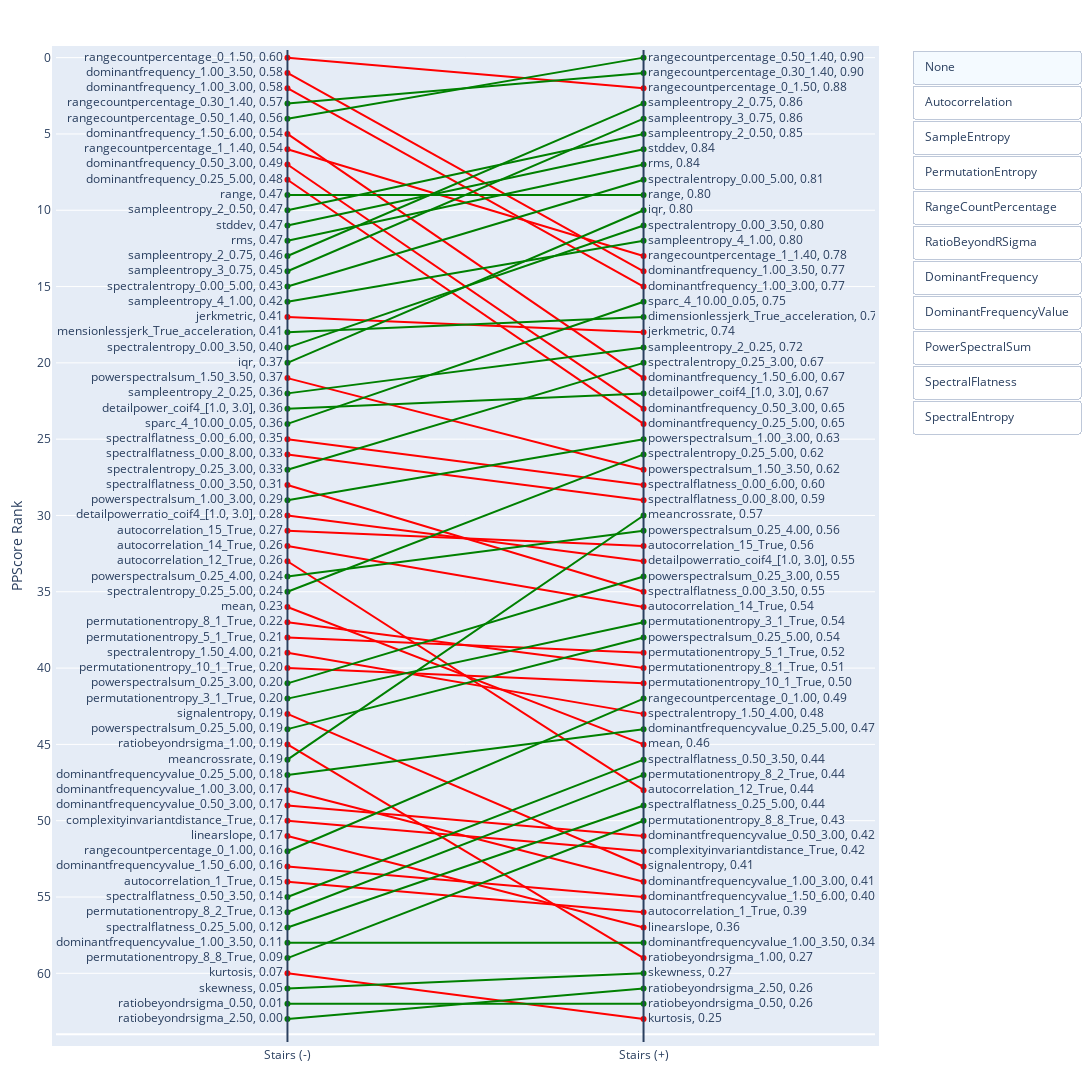

This figure's notebook cell:
### Code cell
fig = go.Figure()

n = pps.shape[0]
clrs = []

for _, stuff in pps.iterrows():
    ft, p1, r1, p2, r2 = stuff
    
    clrs.append('red' if r1 < r2 else 'green')
    
    fig.add_trace(go.Scatter(
        x=[0, 1], y=[n-r1, n-r2],
        mode='lines+markers+text',
        text=[f'{ft}, {p1:.2f}', f'{ft}, {p2:.2f}'], 
        textposition=['middle left', 'middle right'],
        line={'color': clrs[-1]},
        hoverinfo='none'
    ))

fig.add_shape(type='line', x0=0, x1=0, y0=0, y1=1, xref='x', yref='paper')
fig.add_shape(type='line', x0=1, x1=1, y0=0, y1=1, xref='x', yref='paper')

fig.update_xaxes(range=[-0.65, 1.65], tickvals=[0, 1], ticktext=['Stairs (-)', 'Stairs (+)'])
fig.update_yaxes(
    title_text='PPScore Rank',
    range=[-0.5, n + 0.5], 
    tickvals=np.arange(n % 5, n + 1, 5), 
    ticktext=np.arange(0, n, 5)[::-1])

fig.update_layout(
    showlegend=False,
    autosize=False,
    width=1100,
    height=1500,
    margin=dict(
        l=50,
        r=50,
        b=50,
        t=50,
        pad=4
    )
)

buttons = [
    dict(args=['opacity', 1], label='None', method='restyle')
]
for mpf in mp_feats:
    buttons.append({
        'label': mpf,
        'method': 'restyle',
        'args': [
            {'opacity': [1 if mpf.lower() in i else 0.3 for i in pps.x]}
        ]
    })



fig.update_layout(
    updatemenus=[
        dict(
            type="buttons",
            direction="down",
            active=0,
            x=1.25,
            y=1,
            buttons=buttons
            )
    ])

fig.write_html("ppscore_rank_slopeplot.html")

fig.show()

### Figure 1 — Plotly figure (JSON) as saved in the notebook; plotly's stock layout.template omitted (floating-point values rounded to 4 significant figures)
{"data": [{"hoverinfo": "none", "line": {"color": "red"}, "mode": "lines+markers+text", "opacity": 1, "text": ["rangecountpercentage_0_1.50, 0.60", "rangecountpercentage_0_1.50, 0.88"], "textposition": ["middle left", "middle right"], "type": "scatter", "x": [0, 1], "y": [64, 62]}, {"hoverinfo": "none", "line": {"color": "red"}, "mode": "lines+markers+text", "opacity": 1, "text": ["dominantfrequency_1.00_3.50, 0.58", "dominantfrequency_1.00_3.50, 0.77"], "textposition": ["middle left", "middle right"], "type": "scatter", "x": [0, 1], "y": [63, 50]}, {"hoverinfo": "none", "line": {"color": "red"}, "mode": "lines+markers+text", "opacity": 1, "text": ["dominantfrequency_1.00_3.00, 0.58", "dominantfrequency_1.00_3.00, 0.77"], "textposition": ["middle left", "middle right"], "type": "scatter", "x": [0, 1], "y": [62, 49]}, {"hoverinfo": "none", "line": {"color": "green"}, "mode": "lines+markers+text", "opacity": 1, "text": ["rangecountpercentage_0.30_1.40, 0.57", "rangecountpercentage_0.30_1.40, 0.90"], "textposition": ["middle left", "middle right"], "type": "scatter", "x": [0, 1], "y": [61, 63]}, {"hoverinfo": "none", "line": {"color": "green"}, "mode": "lines+markers+text", "opacity": 1, "text": ["rangecountpercentage_0.50_1.40, 0.56", "rangecountpercentage_0.50_1.40, 0.90"], "textposition": ["middle left", "middle right"], "type": "scatter", "x": [0, 1], "y": [60, 64]}, {"hoverinfo": "none", "line": {"color": "red"}, "mode": "lines+markers+text", "opacity": 1, "text": ["dominantfrequency_1.50_6.00, 0.54", "dominantfrequency_1.50_6.00, 0.67"], "textposition": ["middle left", "middle right"], "type": "scatter", "x": [0, 1], "y": [59, 43]}, {"hoverinfo": "none", "line": {"color": "red"}, "mode": "lines+markers+text", "opacity": 1, "text": ["rangecountpercentage_1_1.40, 0.54", "rangecountpercentage_1_1.40, 0.78"], "textposition": ["middle left", "middle right"], "type": "scatter", "x": [0, 1], "y": [58, 51]}, {"hoverinfo": "none", "line": {"color": "red"}, "mode": "lines+markers+text", "opacity": 1, "text": ["dominantfrequency_0.50_3.00, 0.49", "dominantfrequency_0.50_3.00, 0.65"], "textposition": ["middle left", "middle right"], "type": "scatter", "x": [0, 1], "y": [57, 41]}, {"hoverinfo": "none", "line": {"color": "red"}, "mode": "lines+markers+text", "opacity": 1, "text": ["dominantfrequency_0.25_5.00, 0.48", "dominantfrequency_0.25_5.00, 0.65"], "textposition": ["middle left", "middle right"], "type": "scatter", "x": [0, 1], "y": [56, 40]}, {"hoverinfo": "none", "line": {"color": "green"}, "mode": "lines+markers+text", "opacity": 1, "text": ["range, 0.47", "range, 0.80"], "textposition": ["middle left", "middle right"], "type": "scatter", "x": [0, 1], "y": [55, 55]}, {"hoverinfo": "none", "line": {"color": "green"}, "mode": "lines+markers+text", "opacity": 1, "text": ["sampleentropy_2_0.50, 0.47", "sampleentropy_2_0.50, 0.85"], "textposition": ["middle left", "middle right"], "type": "scatter", "x": [0, 1], "y": [54, 59]}, {"hoverinfo": "none", "line": {"color": "green"}, "mode": "lines+markers+text", "opacity": 1, "text": ["stddev, 0.47", "stddev, 0.84"], "textposition": ["middle left", "middle right"], "type": "scatter", "x": [0, 1], "y": [53, 58]}, {"hoverinfo": "none", "line": {"color": "green"}, "mode": "lines+markers+text", "opacity": 1, "text": ["rms, 0.47", "rms, 0.84"], "textposition": ["middle left", "middle right"], "type": "scatter", "x": [0, 1], "y": [52, 57]}, {"hoverinfo": "none", "line": {"color": "green"}, "mode": "lines+markers+text", "opacity": 1, "text": ["sampleentropy_2_0.75, 0.46", "sampleentropy_2_0.75, 0.86"], "textposition": ["middle left", "middle right"], "type": "scatter", "x": [0, 1], "y": [51, 61]}, {"hoverinfo": "none", "line": {"color": "green"}, "mode": "lines+markers+text", "opacity": 1, "text": ["sampleentropy_3_0.75, 0.45", "sampleentropy_3_0.75, 0.86"], "textposition": ["middle left", "middle right"], "type": "scatter", "x": [0, 1], "y": [50, 60]}, {"hoverinfo": "none", "line": {"color": "green"}, "mode": "lines+markers+text", "opacity": 1, "text": ["spectralentropy_0.00_5.00, 0.43", "spectralentropy_0.00_5.00, 0.81"], "textposition": ["middle left", "middle right"], "type": "scatter", "x": [0, 1], "y": [49, 56]}, {"hoverinfo": "none", "line": {"color": "green"}, "mode": "lines+markers+text", "opacity": 1, "text": ["sampleentropy_4_1.00, 0.42", "sampleentropy_4_1.00, 0.80"], "textposition": ["middle left", "middle right"], "type": "scatter", "x": [0, 1], "y": [48, 52]}, {"hoverinfo": "none", "line": {"color": "red"}, "mode": "lines+markers+text", "opacity": 1, "text": ["jerkmetric, 0.41", "jerkmetric, 0.74"], "textposition": ["middle left", "middle right"], "type": "scatter", "x": [0, 1], "y": [47, 46]}, {"hoverinfo": "none", "line": {"color": "green"}, "mode": "lines+markers+text", "opacity": 1, "text": ["dimensionlessjerk_True_acceleration, 0.41", "dimensionlessjerk_True_acceleration, 0.74"], "textposition": ["middle left", "middle right"], "type": "scatter", "x": [0, 1], "y": [46, 47]}, {"hoverinfo": "none", "line": {"color": "green"}, "mode": "lines+markers+text", "opacity": 1, "text": ["spectralentropy_0.00_3.50, 0.40", "spectralentropy_0.00_3.50, 0.80"], "textposition": ["middle left", "middle right"], "type": "scatter", "x": [0, 1], "y": [45, 53]}, {"hoverinfo": "none", "line": {"color": "green"}, "mode": "lines+markers+text", "opacity": 1, "text": ["iqr, 0.37", "iqr, 0.80"], "textposition": ["middle left", "middle right"], "type": "scatter", "x": [0, 1], "y": [44, 54]}, {"hoverinfo": "none", "line": {"color": "red"}, "mode": "lines+markers+text", "opacity": 1, "text": ["powerspectralsum_1.50_3.50, 0.37", "powerspectralsum_1.50_3.50, 0.62"], "textposition": ["middle left", "middle right"], "type": "scatter", "x": [0, 1], "y": [43, 37]}, {"hoverinfo": "none", "line": {"color": "green"}, "mode": "lines+markers+text", "opacity": 1, "text": ["sampleentropy_2_0.25, 0.36", "sampleentropy_2_0.25, 0.72"], "textposition": ["middle left", "middle right"], "type": "scatter", "x": [0, 1], "y": [42, 45]}, {"hoverinfo": "none", "line": {"color": "green"}, "mode": "lines+markers+text", "opacity": 1, "text": ["detailpower_coif4_[1.0, 3.0], 0.36", "detailpower_coif4_[1.0, 3.0], 0.67"], "textposition": ["middle left", "middle right"], "type": "scatter", "x": [0, 1], "y": [41, 42]}, {"hoverinfo": "none", "line": {"color": "green"}, "mode": "lines+markers+text", "opacity": 1, "text": ["sparc_4_10.00_0.05, 0.36", "sparc_4_10.00_0.05, 0.75"], "textposition": ["middle left", "middle right"], "type": "scatter", "x": [0, 1], "y": [40, 48]}, {"hoverinfo": "none", "line": {"color": "red"}, "mode": "lines+markers+text", "opacity": 1, "text": ["spectralflatness_0.00_6.00, 0.35", "spectralflatness_0.00_6.00, 0.60"], "textposition": ["middle left", "middle right"], "type": "scatter", "x": [0, 1], "y": [39, 36]}, {"hoverinfo": "none", "line": {"color": "red"}, "mode": "lines+markers+text", "opacity": 1, "text": ["spectralflatness_0.00_8.00, 0.33", "spectralflatness_0.00_8.00, 0.59"], "textposition": ["middle left", "middle right"], "type": "scatter", "x": [0, 1], "y": [38, 35]}, {"hoverinfo": "none", "line": {"color": "green"}, "mode": "lines+markers+text", "opacity": 1, "text": ["spectralentropy_0.25_3.00, 0.33", "spectralentropy_0.25_3.00, 0.67"], "textposition": ["middle left", "middle right"], "type": "scatter", "x": [0, 1], "y": [37, 44]}, {"hoverinfo": "none", "line": {"color": "red"}, "mode": "lines+markers+text", "opacity": 1, "text": ["spectralflatness_0.00_3.50, 0.31", "spectralflatness_0.00_3.50, 0.55"], "textposition": ["middle left", "middle right"], "type": "scatter", "x": [0, 1], "y": [36, 29]}, {"hoverinfo": "none", "line": {"color": "green"}, "mode": "lines+markers+text", "opacity": 1, "text": ["powerspectralsum_1.00_3.00, 0.29", "powerspectralsum_1.00_3.00, 0.63"], "textposition": ["middle left", "middle right"], "type": "scatter", "x": [0, 1], "y": [35, 39]}, {"hoverinfo": "none", "line": {"color": "red"}, "mode": "lines+markers+text", "opacity": 1, "text": ["detailpowerratio_coif4_[1.0, 3.0], 0.28", "detailpowerratio_coif4_[1.0, 3.0], 0.55"], "textposition": ["middle left", "middle right"], "type": "scatter", "x": [0, 1], "y": [34, 31]}, {"hoverinfo": "none", "line": {"color": "red"}, "mode": "lines+markers+text", "opacity": 1, "text": ["autocorrelation_15_True, 0.27", "autocorrelation_15_True, 0.56"], "textposition": ["middle left", "middle right"], "type": "scatter", "x": [0, 1], "y": [33, 32]}, {"hoverinfo": "none", "line": {"color": "red"}, "mode": "lines+markers+text", "opacity": 1, "text": ["autocorrelation_14_True, 0.26", "autocorrelation_14_True, 0.54"], "textposition": ["middle left", "middle right"], "type": "scatter", "x": [0, 1], "y": [32, 28]}, {"hoverinfo": "none", "line": {"color": "red"}, "mode": "lines+markers+text", "opacity": 1, "text": ["autocorrelation_12_True, 0.26", "autocorrelation_12_True, 0.44"], "textposition": ["middle left", "middle right"], "type": "scatter", "x": [0, 1], "y": [31, 16]}, {"hoverinfo": "none", "line": {"color": "green"}, "mode": "lines+markers+text", "opacity": 1, "text": ["powerspectralsum_0.25_4.00, 0.24", "powerspectralsum_0.25_4.00, 0.56"], "textposition": ["middle left", "middle right"], "type": "scatter", "x": [0, 1], "y": [30, 33]}, {"hoverinfo": "none", "line": {"color": "green"}, "mode": "lines+markers+text", "opacity": 1, "text": ["spectralentropy_0.25_5.00, 0.24", "spectralentropy_0.25_5.00, 0.62"], "textposition": ["middle left", "middle right"], "type": "scatter", "x": [0, 1], "y": [29, 38]}, {"hoverinfo": "none", "line": {"color": "red"}, "mode": "lines+markers+text", "opacity": 1, "text": ["mean, 0.23", "mean, 0.46"], "textposition": ["middle left", "middle right"], "type": "scatter", "x": [0, 1], "y": [28, 19]}, {"hoverinfo": "none", "line": {"color": "red"}, "mode": "lines+markers+text", "opacity": 1, "text": ["permutationentropy_8_1_True, 0.22", "permutationentropy_8_1_True, 0.51"], "textposition": ["middle left", "middle right"], "type": "scatter", "x": [0, 1], "y": [27, 24]}, {"hoverinfo": "none", "line": {"color": "red"}, "mode": "lines+markers+text", "opacity": 1, "text": ["permutationentropy_5_1_True, 0.21", "permutationentropy_5_1_True, 0.52"], "textposition": ["middle left", "middle right"], "type": "scatter", "x": [0, 1], "y": [26, 25]}, {"hoverinfo": "none", "line": {"color": "red"}, "mode": "lines+markers+text", "opacity": 1, "text": ["spectralentropy_1.50_4.00, 0.21", "spectralentropy_1.50_4.00, 0.48"], "textposition": ["middle left", "middle right"], "type": "scatter", "x": [0, 1], "y": [25, 21]}, {"hoverinfo": "none", "line": {"color": "red"}, "mode": "lines+markers+text", "opacity": 1, "text": ["permutationentropy_10_1_True, 0.20", "permutationentropy_10_1_True, 0.50"], "textposition": ["middle left", "middle right"], "type": "scatter", "x": [0, 1], "y": [24, 23]}, {"hoverinfo": "none", "line": {"color": "green"}, "mode": "lines+markers+text", "opacity": 1, "text": ["powerspectralsum_0.25_3.00, 0.20", "powerspectralsum_0.25_3.00, 0.55"], "textposition": ["middle left", "middle right"], "type": "scatter", "x": [0, 1], "y": [23, 30]}, {"hoverinfo": "none", "line": {"color": "green"}, "mode": "lines+markers+text", "opacity": 1, "text": ["permutationentropy_3_1_True, 0.20", "permutationentropy_3_1_True, 0.54"], "textposition": ["middle left", "middle right"], "type": "scatter", "x": [0, 1], "y": [22, 27]}, {"hoverinfo": "none", "line": {"color": "red"}, "mode": "lines+markers+text", "opacity": 1, "text": ["signalentropy, 0.19", "signalentropy, 0.41"], "textposition": ["middle left", "middle right"], "type": "scatter", "x": [0, 1], "y": [21, 11]}, {"hoverinfo": "none", "line": {"color": "green"}, "mode": "lines+markers+text", "opacity": 1, "text": ["powerspectralsum_0.25_5.00, 0.19", "powerspectralsum_0.25_5.00, 0.54"], "textposition": ["middle left", "middle right"], "type": "scatter", "x": [0, 1], "y": [20, 26]}, {"hoverinfo": "none", "line": {"color": "red"}, "mode": "lines+markers+text", "opacity": 1, "text": ["ratiobeyondrsigma_1.00, 0.19", "ratiobeyondrsigma_1.00, 0.27"], "textposition": ["middle left", "middle right"], "type": "scatter", "x": [0, 1], "y": [19, 5]}, {"hoverinfo": "none", "line": {"color": "green"}, "mode": "lines+markers+text", "opacity": 1, "text": ["meancrossrate, 0.19", "meancrossrate, 0.57"], "textposition": ["middle left", "middle right"], "type": "scatter", "x": [0, 1], "y": [18, 34]}, {"hoverinfo": "none", "line": {"color": "green"}, "mode": "lines+markers+text", "opacity": 1, "text": ["dominantfrequencyvalue_0.25_5.00, 0.18", "dominantfrequencyvalue_0.25_5.00, 0.47"], "textposition": ["middle left", "middle right"], "type": "scatter", "x": [0, 1], "y": [17, 20]}, {"hoverinfo": "none", "line": {"color": "red"}, "mode": "lines+markers+text", "opacity": 1, "text": ["dominantfrequencyvalue_1.00_3.00, 0.17", "dominantfrequencyvalue_1.00_3.00, 0.41"], "textposition": ["middle left", "middle right"], "type": "scatter", "x": [0, 1], "y": [16, 10]}, {"hoverinfo": "none", "line": {"color": "red"}, "mode": "lines+markers+text", "opacity": 1, "text": ["dominantfrequencyvalue_0.50_3.00, 0.17", "dominantfrequencyvalue_0.50_3.00, 0.42"], "textposition": ["middle left", "middle right"], "type": "scatter", "x": [0, 1], "y": [15, 13]}, {"hoverinfo": "none", "line": {"color": "red"}, "mode": "lines+markers+text", "opacity": 1, "text": ["complexityinvariantdistance_True, 0.17", "complexityinvariantdistance_True, 0.42"], "textposition": ["middle left", "middle right"], "type": "scatter", "x": [0, 1], "y": [14, 12]}, {"hoverinfo": "none", "line": {"color": "red"}, "mode": "lines+markers+text", "opacity": 1, "text": ["linearslope, 0.17", "linearslope, 0.36"], "textposition": ["middle left", "middle right"], "type": "scatter", "x": [0, 1], "y": [13, 7]}, {"hoverinfo": "none", "line": {"color": "green"}, "mode": "lines+markers+text", "opacity": 1, "text": ["rangecountpercentage_0_1.00, 0.16", "rangecountpercentage_0_1.00, 0.49"], "textposition": ["middle left", "middle right"], "type": "scatter", "x": [0, 1], "y": [12, 22]}, {"hoverinfo": "none", "line": {"color": "red"}, "mode": "lines+markers+text", "opacity": 1, "text": ["dominantfrequencyvalue_1.50_6.00, 0.16", "dominantfrequencyvalue_1.50_6.00, 0.40"], "textposition": ["middle left", "middle right"], "type": "scatter", "x": [0, 1], "y": [11, 9]}, {"hoverinfo": "none", "line": {"color": "red"}, "mode": "lines+markers+text", "opacity": 1, "text": ["autocorrelation_1_True, 0.15", "autocorrelation_1_True, 0.39"], "textposition": ["middle left", "middle right"], "type": "scatter", "x": [0, 1], "y": [10, 8]}, {"hoverinfo": "none", "line": {"color": "green"}, "mode": "lines+markers+text", "opacity": 1, "text": ["spectralflatness_0.50_3.50, 0.14", "spectralflatness_0.50_3.50, 0.44"], "textposition": ["middle left", "middle right"], "type": "scatter", "x": [0, 1], "y": [9, 18]}, {"hoverinfo": "none", "line": {"color": "green"}, "mode": "lines+markers+text", "opacity": 1, "text": ["permutationentropy_8_2_True, 0.13", "permutationentropy_8_2_True, 0.44"], "textposition": ["middle left", "middle right"], "type": "scatter", "x": [0, 1], "y": [8, 17]}, {"hoverinfo": "none", "line": {"color": "green"}, "mode": "lines+markers+text", "opacity": 1, "text": ["spectralflatness_0.25_5.00, 0.12", "spectralflatness_0.25_5.00, 0.44"], "textposition": ["middle left", "middle right"], "type": "scatter", "x": [0, 1], "y": [7, 15]}, {"hoverinfo": "none", "line": {"color": "green"}, "mode": "lines+markers+text", "opacity": 1, "text": ["dominantfrequencyvalue_1.00_3.50, 0.11", "dominantfrequencyvalue_1.00_3.50, 0.34"], "textposition": ["middle left", "middle right"], "type": "scatter", "x": [0, 1], "y": [6, 6]}, {"hoverinfo": "none", "line": {"color": "green"}, "mode": "lines+markers+text", "opacity": 1, "text": ["permutationentropy_8_8_True, 0.09", "permutationentropy_8_8_True, 0.43"], "textposition": ["middle left", "middle right"], "type": "scatter", "x": [0, 1], "y": [5, 14]}, {"hoverinfo": "none", "line": {"color": "red"}, "mode": "lines+markers+text", "opacity": 1, "text": ["kurtosis, 0.07", "kurtosis, 0.25"], "textposition": ["middle left", "middle right"], "type": "scatter", "x": [0, 1], "y": [4, 1]}, {"hoverinfo": "none", "line": {"color": "green"}, "mode": "lines+markers+text", "opacity": 1, "text": ["skewness, 0.05", "skewness, 0.27"], "textposition": ["middle left", "middle right"], "type": "scatter", "x": [0, 1], "y": [3, 4]}, {"hoverinfo": "none", "line": {"color": "green"}, "mode": "lines+markers+text", "opacity": 1, "text": ["ratiobeyondrsigma_0.50, 0.01", "ratiobeyondrsigma_0.50, 0.26"], "textposition": ["middle left", "middle right"], "type": "scatter", "x": [0, 1], "y": [2, 2]}, {"hoverinfo": "none", "line": {"color": "green"}, "mode": "lines+markers+text", "opacity": 1, "text": ["ratiobeyondrsigma_2.50, 0.00", "ratiobeyondrsigma_2.50, 0.26"], "textposition": ["middle left", "middle right"], "type": "scatter", "x": [0, 1], "y": [1, 3]}], "layout": {"autosize": false, "height": 1500, "margin": {"b": 50, "l": 50, "pad": 4, "r": 50, "t": 50}, "shapes": [{"type": "line", "x0": 0, "x1": 0, "xref": "x", "y0": 0, "y1": 1, "yref": "paper"}, {"type": "line", "x0": 1, "x1": 1, "xref": "x", "y0": 0, "y1": 1, "yref": "paper"}], "showlegend": false, "updatemenus": [{"active": 0, "buttons": [{"args": ["opacity", 1], "label": "None", "method": "restyle"}, {"args": [{"opacity": [0.3, 0.3, 0.3, 0.3, 0.3, 0.3, 0.3, 0.3, 0.3, 0.3, 0.3, 0.3, 0.3, 0.3, 0.3, 0.3, 0.3, 0.3, 0.3, 0.3, 0.3, 0.3, 0.3, 0.3, 0.3, 0.3, 0.3, 0.3, 0.3, 0.3, 0.3, 1, 1, 1, 0.3, 0.3, 0.3, 0.3, 0.3, 0.3, 0.3, 0.3, 0.3, 0.3, 0.3, 0.3, 0.3, 0.3, 0.3, 0.3, 0.3, 0.3, 0.3, 0.3, 1, 0.3, 0.3, 0.3, 0.3, 0.3, 0.3, 0.3, 0.3, 0.3]}], "label": "Autocorrelation", "method": "restyle"}, {"args": [{"opacity": [0.3, 0.3, 0.3, 0.3, 0.3, 0.3, 0.3, 0.3, 0.3, 0.3, 1, 0.3, 0.3, 1, 1, 0.3, 1, 0.3, 0.3, 0.3, 0.3, 0.3, 1, 0.3, 0.3, 0.3, 0.3, 0.3, 0.3, 0.3, 0.3, 0.3, 0.3, 0.3, 0.3, 0.3, 0.3, 0.3, 0.3, 0.3, 0.3, 0.3, 0.3, 0.3, 0.3, 0.3, 0.3, 0.3, 0.3, 0.3, 0.3, 0.3, 0.3, 0.3, 0.3, 0.3, 0.3, 0.3, 0.3, 0.3, 0.3, 0.3, 0.3, 0.3]}], "label": "SampleEntropy", "method": "restyle"}, {"args": [{"opacity": [0.3, 0.3, 0.3, 0.3, 0.3, 0.3, 0.3, 0.3, 0.3, 0.3, 0.3, 0.3, 0.3, 0.3, 0.3, 0.3, 0.3, 0.3, 0.3, 0.3, 0.3, 0.3, 0.3, 0.3, 0.3, 0.3, 0.3, 0.3, 0.3, 0.3, 0.3, 0.3, 0.3, 0.3, 0.3, 0.3, 0.3, 1, 1, 0.3, 1, 0.3, 1, 0.3, 0.3, 0.3, 0.3, 0.3, 0.3, 0.3, 0.3, 0.3, 0.3, 0.3, 0.3, 0.3, 1, 0.3, 0.3, 1, 0.3, 0.3, 0.3, 0.3]}], "label": "PermutationEntropy", "method": "restyle"}, {"args": [{"opacity": [1, 0.3, 0.3, 1, 1, 0.3, 1, 0.3, 0.3, 0.3, 0.3, 0.3, 0.3, 0.3, 0.3, 0.3, 0.3, 0.3, 0.3, 0.3, 0.3, 0.3, 0.3, 0.3, 0.3, 0.3, 0.3, 0.3, 0.3, 0.3, 0.3, 0.3, 0.3, 0.3, 0.3, 0.3, 0.3, 0.3, 0.3, 0.3, 0.3, 0.3, 0.3, 0.3, 0.3, 0.3, 0.3, 0.3, 0.3, 0.3, 0.3, 0.3, 1, 0.3, 0.3, 0.3, 0.3, 0.3, 0.3, 0.3, 0.3, 0.3, 0.3, 0.3]}], "label": "RangeCountPercentage", "method": "restyle"}, {"args": [{"opacity": [0.3, 0.3, 0.3, 0.3, 0.3, 0.3, 0.3, 0.3, 0.3, 0.3, 0.3, 0.3, 0.3, 0.3, 0.3, 0.3, 0.3, 0.3, 0.3, 0.3, 0.3, 0.3, 0.3, 0.3, 0.3, 0.3, 0.3, 0.3, 0.3, 0.3, 0.3, 0.3, 0.3, 0.3, 0.3, 0.3, 0.3, 0.3, 0.3, 0.3, 0.3, 0.3, 0.3, 0.3, 0.3, 1, 0.3, 0.3, 0.3, 0.3, 0.3, 0.3, 0.3, 0.3, 0.3, 0.3, 0.3, 0.3, 0.3, 0.3, 0.3, 0.3, 1, 1]}], "label": "RatioBeyondRSigma", "method": "restyle"}, {"args": [{"opacity": [0.3, 1, 1, 0.3, 0.3, 1, 0.3, 1, 1, 0.3, 0.3, 0.3, 0.3, 0.3, 0.3, 0.3, 0.3, 0.3, 0.3, 0.3, 0.3, 0.3, 0.3, 0.3, 0.3, 0.3, 0.3, 0.3, 0.3, 0.3, 0.3, 0.3, 0.3, 0.3, 0.3, 0.3, 0.3, 0.3, 0.3, 0.3, 0.3, 0.3, 0.3, 0.3, 0.3, 0.3, 0.3, 1, 1, 1, 0.3, 0.3, 0.3, 1, 0.3, 0.3, 0.3, 0.3, 1, 0.3, 0.3, 0.3, 0.3, 0.3]}], "label": "DominantFrequency", "method": "restyle"}, {"args": [{"opacity": [0.3, 0.3, 0.3, 0.3, 0.3, 0.3, 0.3, 0.3, 0.3, 0.3, 0.3, 0.3, 0.3, 0.3, 0.3, 0.3, 0.3, 0.3, 0.3, 0.3, 0.3, 0.3, 0.3, 0.3, 0.3, 0.3, 0.3, 0.3, 0.3, 0.3, 0.3, 0.3, 0.3, 0.3, 0.3, 0.3, 0.3, 0.3, 0.3, 0.3, 0.3, 0.3, 0.3, 0.3, 0.3, 0.3, 0.3, 1, 1, 1, 0.3, 0.3, 0.3, 1, 0.3, 0.3, 0.3, 0.3, 1, 0.3, 0.3, 0.3, 0.3, 0.3]}], "label": "DominantFrequencyValue", "method": "restyle"}, {"args": [{"opacity": [0.3, 0.3, 0.3, 0.3, 0.3, 0.3, 0.3, 0.3, 0.3, 0.3, 0.3, 0.3, 0.3, 0.3, 0.3, 0.3, 0.3, 0.3, 0.3, 0.3, 0.3, 1, 0.3, 0.3, 0.3, 0.3, 0.3, 0.3, 0.3, 1, 0.3, 0.3, 0.3, 0.3, 1, 0.3, 0.3, 0.3, 0.3, 0.3, 0.3, 1, 0.3, 0.3, 1, 0.3, 0.3, 0.3, 0.3, 0.3, 0.3, 0.3, 0.3, 0.3, 0.3, 0.3, 0.3, 0.3, 0.3, 0.3, 0.3, 0.3, 0.3, 0.3]}], "label": "PowerSpectralSum", "method": "restyle"}, {"args": [{"opacity": [0.3, 0.3, 0.3, 0.3, 0.3, 0.3, 0.3, 0.3, 0.3, 0.3, 0.3, 0.3, 0.3, 0.3, 0.3, 0.3, 0.3, 0.3, 0.3, 0.3, 0.3, 0.3, 0.3, 0.3, 0.3, 1, 1, 0.3, 1, 0.3, 0.3, 0.3, 0.3, 0.3, 0.3, 0.3, 0.3, 0.3, 0.3, 0.3, 0.3, 0.3, 0.3, 0.3, 0.3, 0.3, 0.3, 0.3, 0.3, 0.3, 0.3, 0.3, 0.3, 0.3, 0.3, 1, 0.3, 1, 0.3, 0.3, 0.3, 0.3, 0.3, 0.3]}], "label": "SpectralFlatness", "method": "restyle"}, {"args": [{"opacity": [0.3, 0.3, 0.3, 0.3, 0.3, 0.3, 0.3, 0.3, 0.3, 0.3, 0.3, 0.3, 0.3, 0.3, 0.3, 1, 0.3, 0.3, 0.3, 1, 0.3, 0.3, 0.3, 0.3, 0.3, 0.3, 0.3, 1, 0.3, 0.3, 0.3, 0.3, 0.3, 0.3, 0.3, 1, 0.3, 0.3, 0.3, 1, 0.3, 0.3, 0.3, 0.3, 0.3, 0.3, 0.3, 0.3, 0.3, 0.3, 0.3, 0.3, 0.3, 0.3, 0.3, 0.3, 0.3, 0.3, 0.3, 0.3, 0.3, 0.3, 0.3, 0.3]}], "label": "SpectralEntropy", "method": "restyle"}], "direction": "down", "type": "buttons", "x": 1.25, "y": 1}], "width": 1100, "xaxis": {"range": [-0.65, 1.65], "ticktext": ["Stairs (-)", "Stairs (+)"], "tickvals": [0, 1], "type": "linear"}, "yaxis": {"range": [-0.5, 64.5], "ticktext": [60, 55, 50, 45, 40, 35, 30, 25, 20, 15, 10, 5, 0], "tickvals": [4, 9, 14, 19, 24, 29, 34, 39, 44, 49, 54, 59, 64], "title": {"text": "PPScore Rank"}, "type": "linear"}}}
